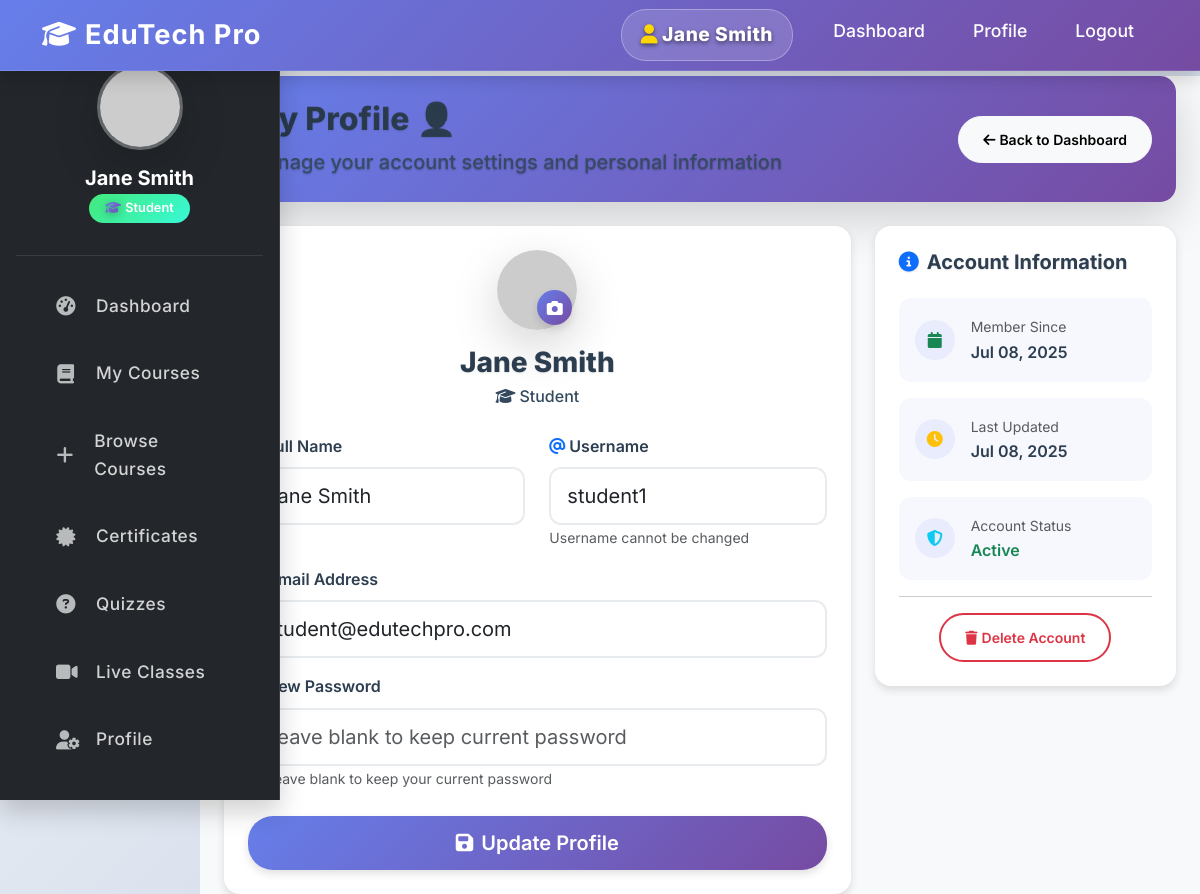
The page /student/profile.php (signed in) on the database its author committed.
### tables this page shows
CREATE TABLE IF NOT EXISTS `users` (
    `id` INT AUTO_INCREMENT PRIMARY KEY,
    `google_id` VARCHAR(255) UNIQUE,
    `username` VARCHAR(50) UNIQUE,
    `email` VARCHAR(100) UNIQUE NOT NULL,
    `password` VARCHAR(255),
    `full_name` VARCHAR(100) NOT NULL,
    `role` ENUM('admin', 'teacher', 'student') NOT NULL,
    `profile_image` VARCHAR(255),
    `phone` VARCHAR(20),
    `address` TEXT,
    `status` ENUM('active', 'inactive', 'pending') DEFAULT 'active',
    `created_at` TIMESTAMP DEFAULT CURRENT_TIMESTAMP,
    `updated_at` TIMESTAMP DEFAULT CURRENT_TIMESTAMP ON UPDATE CURRENT_TIMESTAMP
);

### student/profile.php (the view, shortened to what this page needs)
<?php
require_once '../config/database.php';
$student_id = $_SESSION['student_id'];
$stmt = $pdo->prepare('SELECT * FROM users WHERE id = ?');
$stmt->execute([$student_id]);
$student = $stmt->fetch();
?>
<!DOCTYPE html>
<html lang="en">
<head>
    <link href="https://cdn.jsdelivr.net/npm/bootstrap@5.3.0/dist/css/bootstrap.min.css" rel="stylesheet">
    <link href="https://cdnjs.cloudflare.com/ajax/libs/font-awesome/6.4.0/css/all.min.css" rel="stylesheet">
    <link href="../assets/css/style.css" rel="stylesheet">
    <link href="../assets/css/student-dashboard.css" rel="stylesheet">
</head>
<body>
    <nav class="navbar navbar-expand-lg navbar-dark bg-primary fixed-top">
        <div class="container">
            <a class="navbar-brand fw-bold" href="dashboard.php">
                <i class="fas fa-graduation-cap me-2"></i>EduTech Pro
            </a>
            <div class="collapse navbar-collapse" id="navbarNav">
                <ul class="navbar-nav ms-auto">
                    <li class="nav-item">
                        <span class="nav-link text-light fw-semibold">
                            <i class="fas fa-user me-1"></i><?php echo htmlspecialchars($student['full_name']); ?>
                        </span>
                    </li>
                    <li class="nav-item"><a class="nav-link" href="dashboard.php">Dashboard</a></li>
                    <li class="nav-item"><a class="nav-link" href="profile.php">Profile</a></li>
                    <li class="nav-item"><a class="nav-link" href="logout.php">Logout</a></li>
                </ul>
            </div>
        </div>
    </nav>
    <div class="container-fluid" style="margin-top: 76px;">
        <div class="row">
            <nav class="col-md-3 col-lg-2 d-md-block sidebar collapse">
                <div class="position-sticky">
                    <div class="text-center mb-4">
                        <div class="student-avatar mb-3">
                            <img src="https://ui-avatars.com/api/?name=<?php echo urlencode($student['full_name']); ?>&background=667eea&color=fff&size=80&font-size=0.4" class="rounded-circle shadow-lg" alt="Avatar">
                        </div>
                        <h5 class="text-white fw-bold mb-1"><?php echo htmlspecialchars($student['full_name']); ?></h5>
                        <span class="badge bg-warning text-dark">
                            <i class="fas fa-graduation-cap me-1"></i>Student
                        </span>
                    </div>
                    <ul class="nav flex-column">
                        <li class="nav-item">
                            <a class="nav-link" href="dashboard.php">
                                <i class="fas fa-tachometer-alt me-2"></i>
                                Dashboard
                            </a>
                        </li>
                        <li class="nav-item">
                            <a class="nav-link" href="enrolled_courses.php">
                                <i class="fas fa-book me-2"></i>
                                My Courses
                            </a>
                        </li>
                        <li class="nav-item">
                            <a class="nav-link" href="browse_courses.php">
                                <i class="fas fa-plus me-2"></i>
                                Browse Courses
                            </a>
                        </li>
                        <li class="nav-item">
                            <a class="nav-link" href="certificates.php">
                                <i class="fas fa-certificate me-2"></i>
                                Certificates
                            </a>
                        </li>
                        <li class="nav-item">
                            <a class="nav-link" href="quizzes.php">
                                <i class="fas fa-question-circle me-2"></i>
                                Quizzes
                            </a>
                        </li>
                        <li class="nav-item">
                            <a class="nav-link" href="live_classes.php">
                                <i class="fas fa-video me-2"></i>
                                Live Classes
                            </a>
                        </li>
                        <li class="nav-item">
                            <a class="nav-link" href="profile.php">
                                <i class="fas fa-user-cog me-2"></i>
                                Profile
                            </a>
                        </li>
                    </ul>
                </div>
            </nav>
            <main class="col-md-9 ms-sm-auto col-lg-10 px-md-4 dashboard-main-content">
                <div class="dashboard-hero mb-4 p-4 rounded-4 shadow-lg fade-in-up">
                    <div class="d-flex justify-content-between align-items-center">
                        <div>
                            <h1 class="h2 fw-bold text-gradient mb-2">My Profile 👤</h1>
                            <p class="mb-0 opacity-75 fs-5">Manage your account settings and personal information</p>
                        </div>
                        <div class="text-end">
                            <a href="dashboard.php" class="btn btn-light btn-sm">
                                <i class="fas fa-arrow-left me-1"></i>Back to Dashboard
                            </a>
                        </div>
                    </div>
                </div>
                <div class="row">
                    <div class="col-lg-8 fade-in-up" style="animation-delay: 0.2s;">
                        <div class="dashboard-card p-4">
                            <div class="text-center mb-4">
                                <div class="profile-avatar mb-3">
                                    <img src="https://ui-avatars.com/api/?name=<?php echo urlencode($student['full_name']); ?>&background=667eea&color=fff&size=120&font-size=0.4" class="rounded-circle shadow-lg" alt="Avatar">
                                    <div class="avatar-badge">
                                        <i class="fas fa-camera"></i>
                                    </div>
                                </div>
                                <h3 class="fw-bold text-gradient mb-1"><?php echo htmlspecialchars($student['full_name']); ?></h3>
                                <p class="text-muted mb-0">
                                    <i class="fas fa-graduation-cap me-1"></i>Student
                                </p>
                            </div>
                            <form method="POST" autocomplete="off">
                                <div class="row">
                                    <div class="col-md-6 mb-3">
                                        <label class="form-label fw-semibold">
                                            <i class="fas fa-user me-1 text-primary"></i>Full Name
                                        </label>
                                        <input type="text" name="full_name" class="form-control form-control-lg" value="<?php echo htmlspecialchars($student['full_name']); ?>" required>
                                    </div>
                                    <div class="col-md-6 mb-3">
                                        <label class="form-label fw-semibold">
                                            <i class="fas fa-at me-1 text-primary"></i>Username
                                        </label>
                                        <input type="text" class="form-control form-control-lg" value="<?php echo htmlspecialchars($student['username']); ?>" readonly>
                                        <small class="form-text text-muted">Username cannot be changed</small>
                                    </div>
                                </div>
                                <div class="mb-3">
                                    <label class="form-label fw-semibold">
                                        <i class="fas fa-envelope me-1 text-primary"></i>Email Address
                                    </label>
                                    <input type="email" name="email" class="form-control form-control-lg" value="<?php echo htmlspecialchars($student['email']); ?>" required>
                                </div>
                                <div class="mb-4">
                                    <label class="form-label fw-semibold">
                                        <i class="fas fa-lock me-1 text-primary"></i>New Password
                                    </label>
                                    <input type="password" name="password" class="form-control form-control-lg" placeholder="Leave blank to keep current password">
                                    <small class="form-text text-muted">
                                        <i class="fas fa-info-circle me-1"></i>Leave blank to keep your current password
                                    </small>
                                </div>
                                <div class="d-grid">
                                    <button type="submit" class="btn btn-primary btn-lg">
                                        <i class="fas fa-save me-2"></i>Update Profile
                                    </button>
                                </div>
                            </form>
                        </div>
                    </div>
                    <div class="col-lg-4 fade-in-up" style="animation-delay: 0.4s;">
                        <div class="dashboard-card p-4">
                            <h5 class="card-title mb-4">
                                <i class="fas fa-info-circle me-2 text-primary"></i>Account Information
                            </h5>
                            <div class="info-item mb-3">
                                <div class="d-flex align-items-center">
                                    <div class="info-icon me-3">
                                        <i class="fas fa-calendar text-success"></i>
                                    </div>
                                    <div>
                                        <small class="text-muted">Member Since</small>
                                        <div class="fw-semibold"><?php echo date('M d, Y', strtotime($student['created_at'])); ?></div>
                                    </div>
                                </div>
                            </div>
                            <div class="info-item mb-3">
                                <div class="d-flex align-items-center">
                                    <div class="info-icon me-3">
                                        <i class="fas fa-clock text-warning"></i>
                                    </div>
                                    <div>
                                        <small class="text-muted">Last Updated</small>
                                        <div class="fw-semibold"><?php echo date('M d, Y', strtotime($student['updated_at'] ?? $student['created_at'])); ?></div>
                                    </div>
                                </div>
                            </div>
                            <div class="info-item mb-3">
                                <div class="d-flex align-items-center">
                                    <div class="info-icon me-3">
                                        <i class="fas fa-shield-alt text-info"></i>
                                    </div>
                                    <div>
                                        <small class="text-muted">Account Status</small>
                                        <div class="fw-semibold text-success">Active</div>
                                    </div>
                                </div>
                            </div>
                            <hr>
                            <div class="text-center">
                                <button class="btn btn-outline-danger btn-sm" onclick="confirmDelete()">
                                    <i class="fas fa-trash me-1"></i>Delete Account
                                </button>
                            </div>
                        </div>
                    </div>
                </div>
            </main>
        </div>
    </div>
</body>
</html>

### assets/css/style.css (style rules this page uses)
:root { --primary-color: #0d6efd; --secondary-color: #6c757d; --success-color: #198754; --warning-color: #ffc107; --danger-color: #dc3545; --light-color: #f8f9fa; --dark-color: #212529; }
* { margin: 0; padding: 0; box-sizing: border-box; }
body { font-family: 'Segoe UI', Tahoma, Geneva, Verdana, sans-serif; line-height: 1.6; color: var(--dark-color); padding-top: 76px; }
.btn { border-radius: 25px; padding: 10px 25px; font-weight: 600; transition: all 0.3s ease; }
.btn-primary { background: linear-gradient(135deg, var(--primary-color), #0056b3); border: none; }
.navbar { background: linear-gradient(90deg, #0d6efd 60%, #0056b3 100%) !important; box-shadow: 0 2px 10px rgba(0,0,0,0.08); }
.navbar .navbar-brand { font-weight: 700; font-size: 1.7rem; color: #fff !important; letter-spacing: 1px; }
.navbar .nav-link, .navbar .dropdown-toggle { color: #fff !important; font-size: 1.1rem; margin-left: 1rem; margin-right: 1rem; transition: color 0.2s; }
body { padding-top: 76px; }
.fade-in-up { animation: fadeInUp 0.6s ease-out; }
.dashboard-card { background: white; border-radius: 15px; padding: 1.5rem; box-shadow: 0 5px 15px rgba(0,0,0,0.1); transition: all 0.3s ease; }
.sidebar { background: #23272b !important; color: #f8f9fa; box-shadow: 2px 0 16px rgba(0,0,0,0.08); border-top: none !important; border-right: 1px solid #222831; margin-top: 0 !important; border-top-left-radius: 0 !important; border-top-right-radius: 0 !important; top: 0; position: sticky; height: 100vh; z-index: 1029; display: flex; flex-direction: column; min-width: 220px; padding: 2rem 1rem 1rem 1rem; }
.sidebar .text-center { margin-top: 0 !important; margin-bottom: 2rem !important; }
.sidebar .nav-link { color: #f8f9fa !important; background: transparent; padding: 0.75rem 1.25rem; border-radius: 8px; margin-bottom: 0.5rem; font-size: 1.08rem; font-weight: 500; letter-spacing: 0.5px; transition: background 0.2s, color 0.2s, box-shadow 0.2s; display: flex; align-items: center; gap: 0.75rem; }
.sidebar .nav-link i { font-size: 1.2rem; opacity: 0.85; }
.form-control { border-radius: 8px; border: 2px solid #e9ecef; padding: 0.75rem 1rem; transition: all 0.3s ease; }
.badge { padding: 0.5rem 1rem; border-radius: 20px; font-weight: 600; }
.container-fluid, .row, main { margin-top: 0 !important; }
.dashboard-main-content { margin-top: 0 !important; }
.sidebar .text-center { margin-top: 0 !important; margin-bottom: 1rem !important; }

### rows shown on the page
users: full_name "Jane Smith", username "student1", email "student@edutechpro.com", created_at "Jul 08, 2025", updated_at "Jul 08, 2025"
